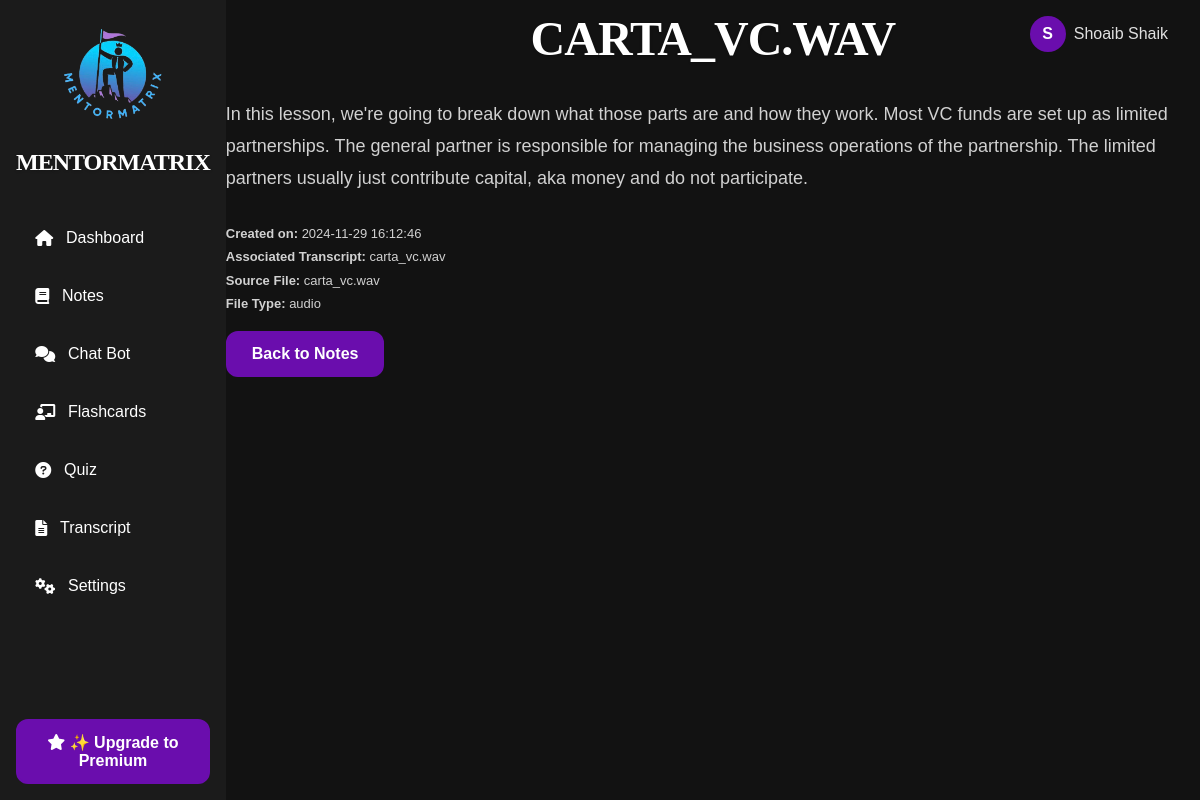
/notes/1, run on the app's committed database.
### tables this page shows
CREATE TABLE notes (
                    id INTEGER PRIMARY KEY AUTOINCREMENT,
                    transcript_id INTEGER,
                    title TEXT NOT NULL,
                    content TEXT NOT NULL,
                    created_at DATETIME DEFAULT CURRENT_TIMESTAMP,
                    updated_at DATETIME DEFAULT CURRENT_TIMESTAMP,
                    FOREIGN KEY (transcript_id) REFERENCES transcripts(id) ON DELETE CASCADE);

CREATE TABLE transcripts (
                    id INTEGER PRIMARY KEY AUTOINCREMENT,
                    title TEXT NOT NULL,
                    content TEXT NOT NULL,
                    created_at DATETIME DEFAULT CURRENT_TIMESTAMP,
                    updated_at DATETIME DEFAULT CURRENT_TIMESTAMP);

CREATE TABLE files (
                    id INTEGER PRIMARY KEY AUTOINCREMENT,
                    transcript_id INTEGER NOT NULL,
                    file_type TEXT CHECK(file_type IN ('audio', 'youtube', 'pdf')) NOT NULL,
                    name TEXT NOT NULL,
                    metadata TEXT,
                    uploaded_at DATETIME DEFAULT CURRENT_TIMESTAMP,
                    FOREIGN KEY (transcript_id) REFERENCES transcripts(id) ON DELETE CASCADE);

### routes/notes.py (the view)
@notes_blueprint.route('/notes/<int:note_id>')
def view_note(note_id):
    result = db.execute('''
        SELECT
            notes.title AS note_title,
            notes.content AS note_content,
            notes.created_at,
            files.name AS file_name,
            files.file_type,
            files.metadata,
            transcripts.title AS transcript_title
        FROM notes
        LEFT JOIN files ON notes.transcript_id = files.transcript_id
        LEFT JOIN transcripts ON notes.transcript_id = transcripts.id
        WHERE notes.id = ?
    ''', note_id)
    note = result[0] if result else None
    if not note:
        flash("Note not found.", "error")
        return redirect(url_for('notes.notes'))
    return render_template('view_note.html', note=note)

### templates/view_note.html (shortened to what this page needs)
{% extends "layout.html" %}
{% block other_head_stuff %}
    <link rel="stylesheet" href="{{ url_for('static', filename='view_note.css') }}">
{% endblock %}
{% block content %}
<div class="container">
    <div class="main-content">
        <h1>{{ note.note_title }}</h1>
        <p id="note">{{ note.note_content }}</p>
        <p id="note_created_at"><strong>Created on: </strong> {{ note.created_at }}</p>
        {% if note.transcript_title %}
            <p id="note_transcript"><strong>Associated Transcript:</strong> {{ note.transcript_title }}</p>
        {% endif %}
        {% if note.file_name %}
            <p id="note_source_file"><strong>Source File:</strong> {{ note.file_name }}</p>
            <p id="notes_file_type"><strong>File Type:</strong> {{ note.file_type }}</p>
        {% endif %}
        <a href="{{ url_for('notes.notes') }}" class="premium-button">Back to Notes</a>
    </div>
</div>
{% endblock %}

### static/base.css (style rules this page uses)
* { margin: 0; padding: 0; box-sizing: border-box; }
:root { --font-family: 'Arial', sans-serif; --background-color: #121212; --text-color: #e0e0e0; --primary-purple: #6a0dad; --hover-purple: #5c0ab8; --active-purple: #4b0997; --hover-bg-color: #333333; --active-bg-color: #333333; --white: #ffffff; --soft-text-shadow: 0 1px 3px rgba(0, 0, 0, 0.2); }
body { font-family: var(--font-family); background-color: var(--background-color); color: var(--text-color); }
.container { display: flex; min-height: 100vh; }
.premium-button { background-color: var(--primary-purple);; color: var(--white); font-size: 1rem; font-weight: 600; padding: 0.75rem 1.5rem; text-align: center; border-radius: 12px; border: 2px solid #6a0dad; cursor: pointer; margin-top: 1rem; display: inline-block; transition: all 0.3s ease-in-out; }
button, .premium-button { transition: all 0.3s ease; }
h1, h2, h3 { color: #ffffff; font-weight: 600; letter-spacing: -0.5px; text-transform: uppercase; font-family: montserrat, serif; line-height: 1.2; }
h1, h2, h3 { text-shadow: var(--soft-text-shadow); }
h1 { font-size: 3rem; letter-spacing: -1px; }
p { color: #d1d1d1; font-family: 'Century Gothic', sans-serif; line-height: 1.8; font-size: 1.1rem; margin-bottom: 1.5em; }
a { color: #bb86fc; text-decoration: none; font-weight: 500; transition: color 0.3s ease-in-out, text-decoration 0.3s ease-in-out; }

### static/view_note.css (style rules this page uses)
h1 { text-align: center; margin: 30px; align-self: center; margin-top: 10px; }
#note { font-size: large; }
#note_transcript { font-size: small; margin-bottom: 0px; }
#note_source_file { font-size: small; margin-bottom: 0px; }
#notes_file_type { font-size: small; margin-bottom: 0px; }
#note_created_at { font-size: small; margin-bottom: 0px; }

### data on the page
notes: note_title "CARTA_VC.WAV", note_content "In this lesson, we're going to break down what those parts are and how they work. Most VC funds are set up as limited partnerships. The general partner is responsible for managing the business operations of the partnership. The limited partners usually just contribute capital, aka money and do not participate.", created_at "2024-11-29 16:12:46"
transcripts: transcript_title "carta_vc.wav"
files: file_name "carta_vc.wav", file_type "audio"
